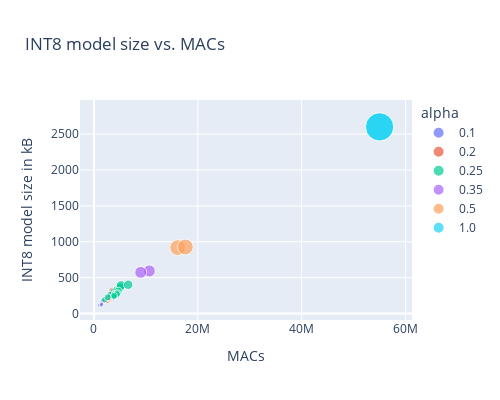

Write notebook code for a chart like this one.
### Code cell
macs_params_fig = px.scatter(
    mbnv2_df,
    x="macs_mltk",
    y="tflite_model_INT8_size_kb",
    color="alpha",
    size="total_params",
    hover_data=["run_name","alpha", "macs_mltk", "total_params"],
    labels={"macs_mltk": "MACs", 
            "tflite_model_INT8_size_kb" : "INT8 model size in kB",
            "total_params": "parameters"},
    title=f"INT8 model size vs. MACs",
)

macs_params_fig.update_layout(showlegend=True, width=500, height=400)

macs_params_fig.show()

### Figure 1 — Plotly figure (JSON) as saved in the notebook; plotly's stock layout.template omitted (floating-point values rounded to 4 significant figures)
{"data": [{"customdata": [["mobilenetv2_0.1_96_c3_o2_t3l1024.MV1", "0.1", 53810], ["mobilenetv2_0.1_96_c3_o2_t6l1024.MV1", "0.1", 67766], ["mobilenetv2_0.1_96_c3_o2_t5l1024.MV1", "0.1", 63114], ["mobilenetv2_0.1_96_c3_o2_l5", "0.1", 77494], ["mobilenetv2_0.1_96_c3_o2_t4l1024.MV1", "0.1", 58462], ["mobilenetv2_0.1_96_c3_o2_t2l1024.MV1", "0.1", 49158], ["mobilenetv2_0.1_96_c3_o2_t1l1024.MV1", "0.1", 44506], ["mobilenetv2_0.1_96_c3_o2_t6l128.MV1", "0.1", 33718], ["mobilenetv2_0.1_96_c3_o2_t6l256.MV1", "0.1", 38582], ["mobilenetv2_0.1_96_c3_o2_t6l512.MV1", "0.1", 48310]], "hovertemplate": "alpha=%{customdata[1]}<br>MACs=%{x}<br>INT8 model size in kB=%{y}<br>parameters=%{customdata[2]}<br>run_name=%{customdata[0]}<extra></extra>", "legendgroup": "0.1", "marker": {"color": "#636efa", "size": [53810, 67766, 63114, 77494, 58462, 49158, 44506, 33718, 38582, 48310], "sizemode": "area", "sizeref": 5651.0, "symbol": "circle"}, "mode": "markers", "name": "0.1", "orientation": "v", "showlegend": true, "type": "scatter", "x": [1298435, 1617926, 1511429, 1692166, 1404932, 1191938, 1085441, 1358086, 1395206, 1469446], "xaxis": "x", "y": [132.9, 159.9, 150.9, 176.5, 141.7, 123.6, 114.6, 105.7, 113.4, 128.9], "yaxis": "y"}, {"customdata": [["mobilenetv2_0.2_96_c3_o2_t6l1024.MV1", "0.2", 163666], ["mobilenetv2_0.2_96_c3_o2_t5l1024.MV1", "0.2", 148594], ["mobilenetv2_0.2_96_c3_o2_t5l256.MV1", "0.2", 94834], ["mobilenetv2_0.2_96_c3_o2_t5l128.MV1", "0.2", 85874], ["mobilenetv2_0.2_96_c3_o2_t6l128.MV1", "0.2", 100946], ["mobilenetv2_0.2_96_c3_o2_t6l256.MV1", "0.2", 109906], ["mobilenetv2_0.2_96_c3_o2_t6l512.MV1", "0.2", 127826], ["mobilenetv2_0.2_96_c3_o2_l5", "0.2", 181586], ["mobilenetv2_0.2_96_c3_o2_t5l512.MV1", "0.2", 112754]], "hovertemplate": "alpha=%{customdata[1]}<br>MACs=%{x}<br>INT8 model size in kB=%{y}<br>parameters=%{customdata[2]}<br>run_name=%{customdata[0]}<extra></extra>", "legendgroup": "0.2", "marker": {"color": "#EF553B", "size": [163666, 148594, 94834, 85874, 100946, 109906, 127826, 181586, 112754], "sizemode": "area", "sizeref": 5651.0, "symbol": "circle"}, "mode": "markers", "name": "0.2", "orientation": "v", "showlegend": true, "type": "scatter", "x": [3487946, 3125075, 2681171, 2607187, 2970058, 3044042, 3192010, 3635914, 2829139], "xaxis": "x", "y": [285.1, 261.1, 190.6, 178.9, 202.8, 214.6, 238.1, 309.6, 214.1], "yaxis": "y"}, {"customdata": [["mobilenetv2_0.25_96_c3_o2_t4l1024.MV1", "0.25", 181522], ["mobilenetv2_0.25_96_c3_o2_t6l1024.MV1", "0.25", 227306], ["mobilenetv2_0.25_96_c3_o2_t5l1024.MV1", "0.25", 204414], ["mobilenetv2_0.25_96_c3_o2_t6l1024.GAP", "0.25", 227306], ["mobilenetv2_0.25_96_c3_o2_l5", "0.25", 249322], ["mobilenetv2_0.25_96_c3_o2_t3l1024.MV1", "0.25", 158630], ["mobilenetv2_0.25_96_c3_o2_t5l512.MV1", "0.25", 160382], ["mobilenetv2_0.25_96_c3_o2_t1l1024.MV1", "0.25", 112846], ["mobilenetv2_0.25_96_c3_o2_t6l512.MV1", "0.25", 183274], ["mobilenetv2_0.25_96_c3_o2_t6l256.MV1", "0.25", 161258], ["mobilenetv2_0.25_96_c3_o2_t6l128.MV1", "0.25", 150250], ["mobilenetv2_0.25_96_c3_o2_t5l128.MV1", "0.25", 127358], ["mobilenetv2_0.25_96_c3_o2_t5l256.MV1", "0.25", 138366], ["mobilenetv2_0.25_96_c3_o2_t2l1024.MV1", "0.25", 135738], ["mobilenetv2_0.25_96_c3_o2_keras", "0.25", 251330]], "hovertemplate": "alpha=%{customdata[1]}<br>MACs=%{x}<br>INT8 model size in kB=%{y}<br>parameters=%{customdata[2]}<br>run_name=%{customdata[0]}<extra></extra>", "legendgroup": "0.25", "marker": {"color": "#00cc96", "size": [181522, 227306, 204414, 227306, 249322, 158630, 160382, 112846, 183274, 161258, 150250, 127358, 138366, 135738, 251330], "sizemode": "area", "sizeref": 5651.0, "symbol": "circle"}, "mode": "markers", "name": "0.25", "orientation": "v", "showlegend": true, "type": "scatter", "x": [3848000, 5033696, 4440848, 5033696, 5218528, 3255152, 4071184, 2069456, 4664032, 4479200, 4386784, 3793936, 3886352, 2662304, 6600352], "xaxis": "x", "y": [296.4, 365.0, 330.5, 365.3, 393.5, 262.2, 275.5, 193.1, 310.0, 282.5, 268.7, 234.3, 248.0, 227.5, 401.4], "yaxis": "y"}, {"customdata": [["mobilenetv2_0.35_96_c3_o2_keras", "0.35", 412770], ["mobilenetv2_0.35_96_c3_o2_l5", "0.35", 402934]], "hovertemplate": "alpha=%{customdata[1]}<br>MACs=%{x}<br>INT8 model size in kB=%{y}<br>parameters=%{customdata[2]}<br>run_name=%{customdata[0]}<extra></extra>", "legendgroup": "0.35", "marker": {"color": "#ab63fa", "size": [412770, 402934], "sizemode": "area", "sizeref": 5651.0, "symbol": "circle"}, "mode": "markers", "name": "0.35", "orientation": "v", "showlegend": true, "type": "scatter", "x": [10656688, 9008662], "xaxis": "x", "y": [593.6, 574.3], "yaxis": "y"}, {"customdata": [["mobilenetv2_0.5_96_c3_o2_l5", "0.5", 705346], ["mobilenetv2_0.5_96_c3_o2_keras", "0.5", 708786]], "hovertemplate": "alpha=%{customdata[1]}<br>MACs=%{x}<br>INT8 model size in kB=%{y}<br>parameters=%{customdata[2]}<br>run_name=%{customdata[0]}<extra></extra>", "legendgroup": "0.5", "marker": {"color": "#FFA15A", "size": [705346, 708786], "sizemode": "area", "sizeref": 5651.0, "symbol": "circle"}, "mode": "markers", "name": "0.5", "orientation": "v", "showlegend": true, "type": "scatter", "x": [16125376, 17608000], "xaxis": "x", "y": [918.8, 927.7], "yaxis": "y"}, {"customdata": [["mobilenetv2_1_96_c3_o2_l5", "1.0", 2260546], ["mobilenetv2_1_96_c3_o2_keras", "1.0", 2260546]], "hovertemplate": "alpha=%{customdata[1]}<br>MACs=%{x}<br>INT8 model size in kB=%{y}<br>parameters=%{customdata[2]}<br>run_name=%{customdata[0]}<extra></extra>", "legendgroup": "1.0", "marker": {"color": "#19d3f3", "size": [2260546, 2260546], "sizemode": "area", "sizeref": 5651.0, "symbol": "circle"}, "mode": "markers", "name": "1.0", "orientation": "v", "showlegend": true, "type": "scatter", "x": [55011712, 55011712], "xaxis": "x", "y": [2597.0, 2601.0], "yaxis": "y"}], "layout": {"height": 400, "legend": {"itemsizing": "constant", "title": {"text": "alpha"}, "tracegroupgap": 0}, "showlegend": true, "title": {"text": "INT8 model size vs. MACs"}, "width": 500, "xaxis": {"anchor": "y", "domain": [0, 1], "title": {"text": "MACs"}}, "yaxis": {"anchor": "x", "domain": [0, 1], "title": {"text": "INT8 model size in kB"}}}}
